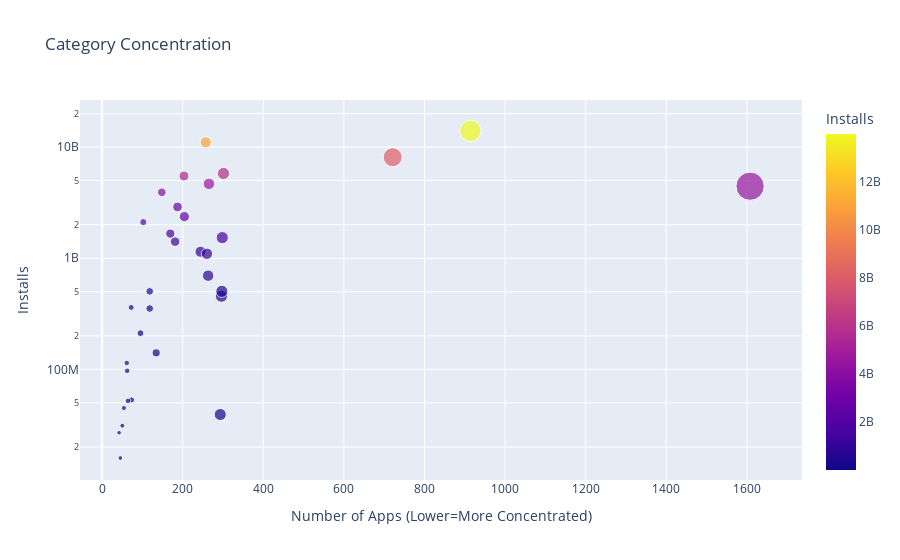

The cell this chart's notebook holds for it:
### Code cell
fig = px.scatter(df_apps_installs, x=df_apps_installs.App, y=df_apps_installs.Installs, hover_name=df_apps_installs.index, title="Category Concentration", color=df_apps_installs.Installs, size=df_apps_installs.App)
fig.update_layout(xaxis_title="Number of Apps (Lower=More Concentrated)",yaxis_title="Installs", yaxis=dict(type='log'))
fig.show()

### Figure 1 — Plotly figure (JSON) as saved in the notebook; plotly's stock layout.template omitted (floating-point values rounded to 4 significant figures)
{"data": [{"hovertemplate": "<b>%{hovertext}</b><br><br>App=%{marker.size}<br>Installs=%{marker.color}<extra></extra>", "hovertext": ["ART_AND_DESIGN", "AUTO_AND_VEHICLES", "BEAUTY", "BOOKS_AND_REFERENCE", "BUSINESS", "COMICS", "COMMUNICATION", "DATING", "EDUCATION", "ENTERTAINMENT", "EVENTS", "FAMILY", "FINANCE", "FOOD_AND_DRINK", "GAME", "HEALTH_AND_FITNESS", "HOUSE_AND_HOME", "LIBRARIES_AND_DEMO", "LIFESTYLE", "MAPS_AND_NAVIGATION", "MEDICAL", "NEWS_AND_MAGAZINES", "PARENTING", "PERSONALIZATION", "PHOTOGRAPHY", "PRODUCTIVITY", "SHOPPING", "SOCIAL", "SPORTS", "TOOLS", "TRAVEL_AND_LOCAL", "VIDEO_PLAYERS", "WEATHER"], "legendgroup": "", "marker": {"color": [114233100, 53129800, 26916200, 1665791655, 697018120, 44931100, 11039241530, 140912410, 352852000, 2113660000, 15949410, 4447554490, 455249400, 211777750, 13973762717, 1144006220, 97082000, 52083000, 503611120, 503267560, 39262676, 2369110650, 31116110, 1532352930, 4669143130, 5788070180, 1410331540, 5487841475, 1096431465, 8110724500, 2894859300, 3916897200, 361096500], "coloraxis": "coloraxis", "size": [61, 73, 42, 169, 263, 54, 257, 134, 118, 102, 45, 1608, 296, 95, 914, 244, 62, 64, 297, 118, 293, 204, 50, 298, 265, 301, 181, 203, 260, 721, 187, 148, 72], "sizemode": "area", "sizeref": 4.02, "symbol": "circle"}, "mode": "markers", "name": "", "orientation": "v", "showlegend": false, "type": "scatter", "x": [61, 73, 42, 169, 263, 54, 257, 134, 118, 102, 45, 1608, 296, 95, 914, 244, 62, 64, 297, 118, 293, 204, 50, 298, 265, 301, 181, 203, 260, 721, 187, 148, 72], "xaxis": "x", "y": [114233100, 53129800, 26916200, 1665791655, 697018120, 44931100, 11039241530, 140912410, 352852000, 2113660000, 15949410, 4447554490, 455249400, 211777750, 13973762717, 1144006220, 97082000, 52083000, 503611120, 503267560, 39262676, 2369110650, 31116110, 1532352930, 4669143130, 5788070180, 1410331540, 5487841475, 1096431465, 8110724500, 2894859300, 3916897200, 361096500], "yaxis": "y"}], "layout": {"coloraxis": {"colorbar": {"title": {"text": "Installs"}}, "colorscale": [[0, "#0d0887"], [0.1111, "#46039f"], [0.2222, "#7201a8"], [0.3333, "#9c179e"], [0.4444, "#bd3786"], [0.5556, "#d8576b"], [0.6667, "#ed7953"], [0.7778, "#fb9f3a"], [0.8889, "#fdca26"], [1, "#f0f921"]]}, "legend": {"itemsizing": "constant", "tracegroupgap": 0}, "title": {"text": "Category Concentration"}, "xaxis": {"anchor": "y", "domain": [0, 1], "title": {"text": "Number of Apps (Lower=More Concentrated)"}}, "yaxis": {"anchor": "x", "domain": [0, 1], "title": {"text": "Installs"}, "type": "log"}}}
